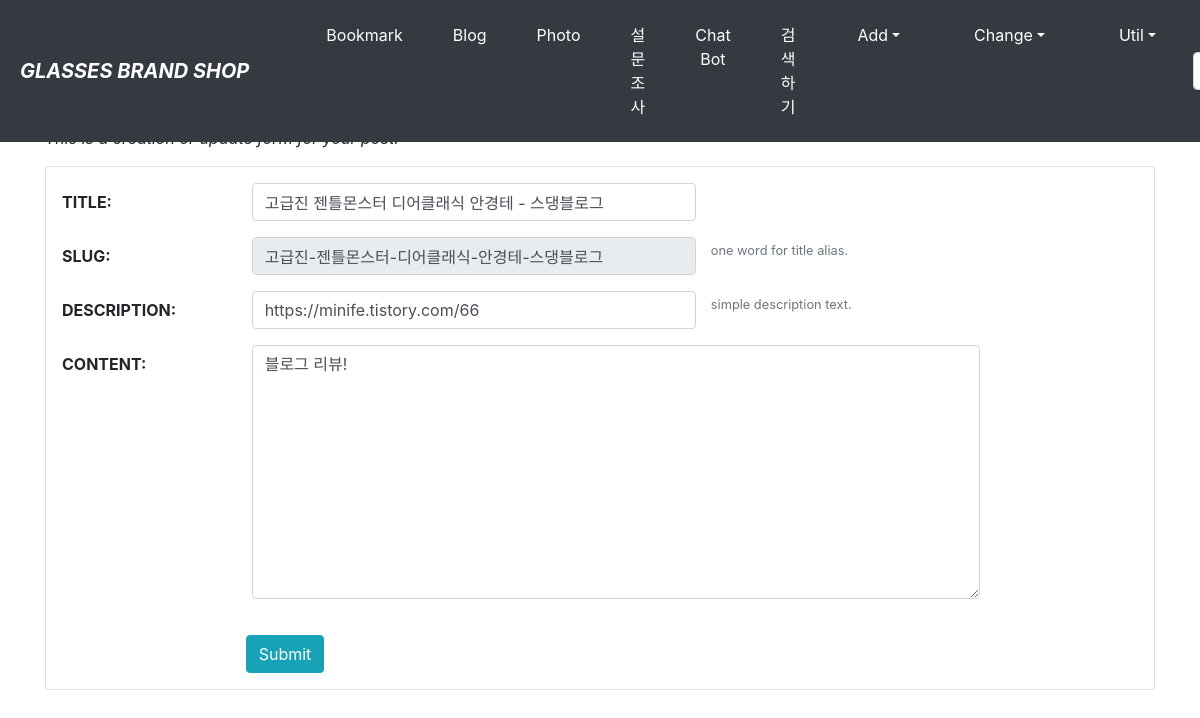
The app's page /blog/9/update/ (signed in) with its own data.
### blog/models.py (models this page shows, shortened)
class Post(models.Model):
    title = models.CharField(verbose_name='TITLE',max_length=50)
    slug = models.SlugField('SLUG',unique=True,allow_unicode=True,help_text='one word for title alias.')
    description = models.CharField('DESCRIPTION',max_length=100,blank=True,help_text='simple description text.')
    content = models.TextField('CONTENT')
    create_dt = models.DateTimeField('CREATE DATE',auto_now_add=True)
    modify_dt = models.DateTimeField('MODIFY DATE',auto_now=True)
    tags = TaggableManager(blank=True)
    owner = models.ForeignKey(User, on_delete=models.CASCADE, verbose_name='OWNER', blank=True, null=True)
    class Meta:
        verbose_name = 'post'
        verbose_name_plural = 'posts'
        db_table = 'blog_posts'
        ordering = ('-modify_dt',)

### blog/views.py (the view)
# urls.py: path('<int:pk>/update/',views.PostUpdateView.as_view(), name="update",),
class PostUpdateView(OwnerOnlyMixin, UpdateView):
    model = Post
    fields = ['title', 'slug', 'description', 'content', 'tags']
    success_url = reverse_lazy('blog:index')

### mysite/views.py (called while the page is built)
    def get(self, request, *args, **kwargs):
        self.object = self.get_object()
        if self.request.user != self.object.owner:
            self.handle_no_permission()
        return super().get(request, *args, **kwargs)

### blog/templates/blog/post_form.html (shortened to what this page needs)
{% extends "base.html" %}
{% load widget_tweaks %}
{% block content %}
    <h1>Post Create/Update - {{user}}</h1>
    <p class="font-italic">This is a creation or update form for your post.</p>
    <form action="." method="post" class="card pt-3">{% csrf_token %}
        <div class="form-group row">
            {{ form.title|add_label_class:"col-form-label col-sm-2 ml-3 font-weight-bold" }}
            <div class="col-sm-5">
                {{ form.title|add_class:"form-control"|attr:"autofocus" }}
            </div>
        </div>
        <div class="form-group row">
            {{ form.slug|add_label_class:"col-form-label col-sm-2 ml-3 font-weight-bold" }}
            <div class="col-sm-5">
                {{ form.slug|add_class:"form-control"|attr:"readonly" }}
            </div>
            <small class="form-text text-muted">{{ form.slug.help_text }}</small>
        </div>
        <div class="form-group row">
            {{ form.description|add_label_class:"col-form-label col-sm-2 ml-3 font-weight-bold" }}
            <div class="col-sm-5">
                {{ form.description|add_class:"form-control" }}
            </div>
            <small class="form-text text-muted">{{ form.description.help_text }}</small>
        </div>
        <div class="form-group row">
            {{ form.content|add_label_class:"col-form-label col-sm-2 ml-3 font-weight-bold" }}
            <div class="col-sm-8">
                {{ form.content|add_class:"form-control" }}
            </div>
        </div>
        <div class="form-group row">
            <div class="col-sm-5">
            </div>
        </div>
        <div class="form-group">
            <div class="offset-sm-2 col-sm-5">
                <input type="submit" value="Submit" class="btn btn-info"/>
            </div>
        </div>
    </form>
{% endblock %}

### records on screen
Post: title|add_label_class "TITLE:", title "고급진 젠틀몬스터 디어클래식 안경테 - 스댕블로그", slug|add_label_class "SLUG:", slug "고급진-젠틀몬스터-디어클래식-안경테-스댕블로그", description|add_label_class "DESCRIPTION:", description "https://minife.tistory.com/66", content|add_label_class "CONTENT:", content "블로그 리뷰!"
